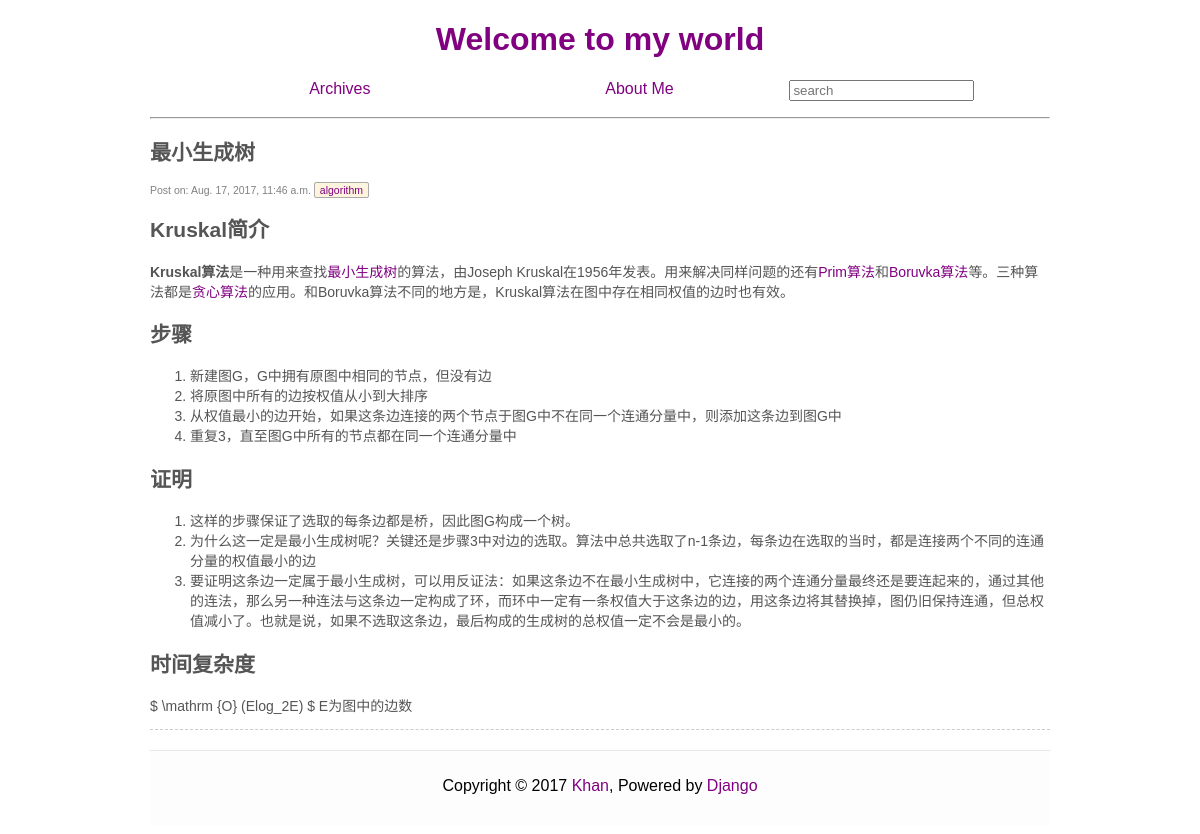
The app's page /8/ with its own data.
### article/models.py (models this page shows, shortened)
class Article(models.Model):
    title = models.CharField(max_length = 100)
    category = models.CharField(max_length = 500, blank = True)
    date_time = models.DateTimeField(auto_now_add = True)
    content = models.TextField(blank = True, null = True)
    class Meta:
        ordering = ['-date_time']

### article/views.py (the view)
# urls.py: url(r'^(?P<id>\d+)/$', views.detail, name = 'detail'),
def detail(request, id):
    try:
        post = Article.objects.get(id=str(id))
    except Article.DoesNotExist:
        raise Http404
    return render(request, 'post.html', {'post': post})

### article/templatetags/custom_markdown.py (called while the page is built)
@register.filter(is_safe=True)  #注册template filter
@stringfilter  #希望字符串作为参数
def custom_markdown(value):
    return mark_safe(markdown.markdown(value,
        extensions = ['markdown.extensions.fenced_code', 'markdown.extensions.codehilite'], safe_mode=True, enable_attributes=False))

### templates/post.html
{% extends 'base.html' %}
{% load custom_markdown %}
{% block content %}
<div>
        <section class="post">
            <header class="post-header">
                <h2 class="post-title">{{ post.title }}</h2>
                    <p class="post-meta">
                        Post on:  {{ post.date_time }}
                        <a class="post-category" href="{% url "search_tag" tag=post.category %}">
                        {{ post.category }}
                        </a>
                    </p>
            </header>
            <div class="post-description">
                    <p>
                        {{ post.content|custom_markdown }}
                    </p>
            </div>
        </section>
</div>
{% endblock %}

### article/static/style/style.css (style rules this page uses)
body { font-family: 'TeXGyreAdventor', sans-serif; }
a { text-decoration: none; background-color: transparent; }
a:link { color: purple; }
.post { margin-bottom: 20px; border-bottom: 1px #ccc dashed; font-size: 14px; color: #555; }
.post-meta { font-size: .75em; color: #818181; }
.post-category { background-color: #FFF5DE; border-style: solid; border-radius: 2px; border-color: #aaa; border-width: 1px; padding: 1px 5px; }

### records on screen
Article: title "最小生成树", date_time "Aug. 17, 2017, 11:46 a.m.", category "algorithm", content|custom_markdown "Kruskal简介 Kruskal算法 是一种用来查找 最小生成树 的算法，由Joseph Kruskal在1956年发表。用来解决同样问题的还有 Prim算法 和 Boruvka算法 等。三种算法都是 贪心算法 的应用。和Boruvka算法不同的地方是，Kruskal算法在图中存在相同权值的边时也有效。 步骤 新建图G，G中拥有原图中相同的节点，但没有边 将原图中所有的边按权值从小到大排序 从权值最小的边开始，如果这条边连接的两个节点于图G中不在同一个连通分量中，则添加这条边到图G中 重复3，直至图G中所有的节点都在同一个连通分量中 证明 这样的步骤保证了选取的每条边都是桥，因此图G构成一个树。 为什么这一定是最小生成树呢？关键还是步骤3中对边的选取。算法中总共选取了n-1条边，每条边在选取的当时，都是连接两个不同的连通分量的权值最小的边 要证明这条边一定属于最小生成树，可以用反证法：如果这条边不在最小生成树中，它连接的两个连通分量最终还是要连起来的，通过其他的连法，那么另一种连法与这条边一定构成了环，而环中一定有一条权值大于这条边的边，用这条边将其替换掉，图仍旧保持连通，但总权值减小了。也就是说，如果不选取这条边，最后构成的生成树的总权值一定不会是最小的。 时间复杂度 $ \\mathrm {O} (Elog_2E) $ E为图中的边数"
